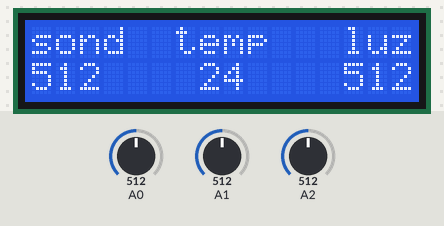
A sketch run on a simulated Arduino Uno, built with avr-gcc and run on an emulated ATmega328P. On the bench: 16×2 character LCD. Inputs (shaded band) come from the test bench; at power-on: A0 = 512, A1 = 512, A2 = 512. What the sketch prints to the serial monitor is not drawn.

Above: at 1.2 s.
1.3 s: A0 set to 716
At 3.2 s:
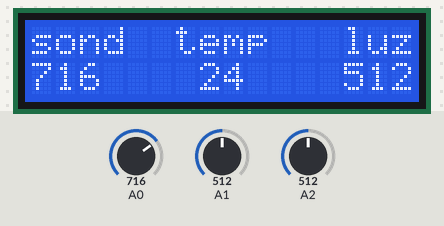
3.5 s: A1 set to 716
At 5.1 s:
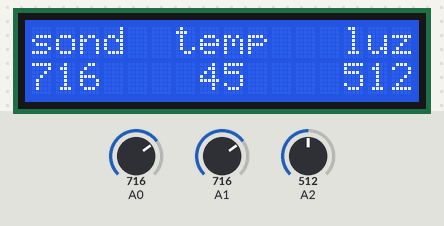
5.5 s: A2 set to 716
At 6.9 s:
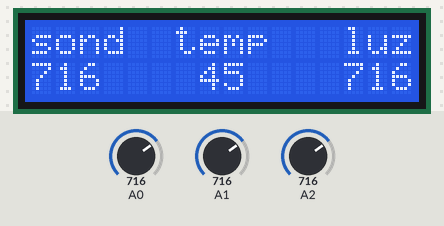
7.5 s: A0 set to 900
At 8.8 s:
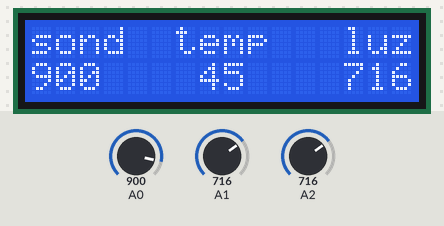
9.6 s: A1 set to 900
At 10.7 s:
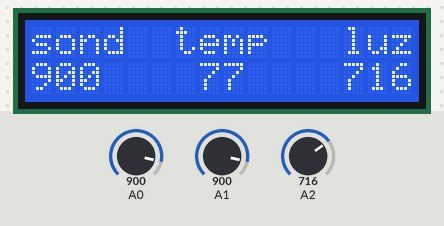
11.6 s: A2 set to 900
At 12.5 s:
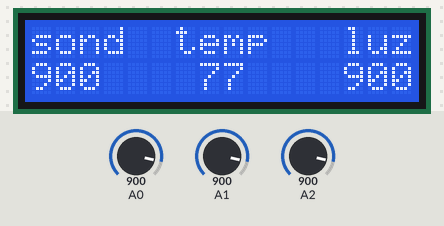
Timing chart, 0 to 14.6 s (numbered marks = the images above; inputs shaded):
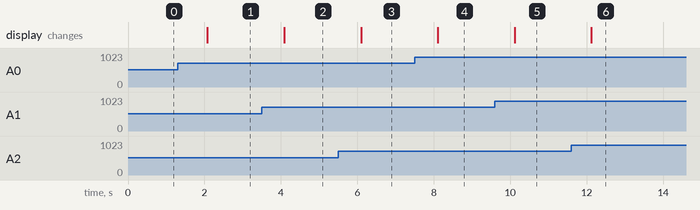

Measured:
- after the input at 1.3 s, the display: changes after 0.78 s (image 1)
- after the input at 3.5 s, the display: changes after 0.59 s (image 2)
- after the input at 5.5 s, the display: changes after 0.60 s (image 3)
- after the input at 7.5 s, the display: changes after 0.61 s (image 4)
- after the input at 9.6 s, the display: changes after 0.52 s (image 5)
- after the input at 11.6 s, the display: changes after 0.53 s (image 6)

The sketch:

Cadena.ino
```cpp
#include <LiquidCrystal.h>
#include <math.h>
#include <time.h>
/*************************************************************/
// Código  que monitorea tres sensores, muetra fecha y hora: //
//  1.- Photoresistor                                        //
//  2.- Thermoresistor                                       //
//  3.- Sensor de Temp Digital                               //
//  Cadena: {fecha,hora,sound,luz,temp,LED1}                 //
/*************************************************************/
/*
FUNCION PARA OBTENER LA FECHA EN MODO TEXTO
Devuelve: DD-MM-AAAA HH:MM:SS
*/

//Crear el objeto LCD con los números correspondientes (rs, en, d4, d5, d6, d7)
LiquidCrystal lcd(8, 9, 4, 5, 6, 7);

double Thermister(int RawADC) {
  double Temp;
  Temp = log(((10240000/RawADC) - 10000));
  Temp = 1 / (0.001129148 + (0.000234125 + (0.0000000876741 * Temp * Temp ))* Temp );
  Temp = Temp - 273.15; // Convert Kelvin to Celcius
  return Temp;
}

// the setup routine runs once when you press reset:
void setup() {
  lcd.begin(16,2);
  Serial.begin(9600);
}

// the loop routine runs over and over again forever:
void loop() {
  int luz    = analogRead(A2);
  int sonido = analogRead(A0);
  int temp   = Thermister(analogRead(A1));

/*********** MUESTREO por LCD *******************************/
  // Cursor en la primera posición de la primera fila
  lcd.setCursor(0,0);
  lcd.print("sond");
  lcd.setCursor(0,1);
  lcd.print(sonido);

  lcd.setCursor(6,0);
  lcd.print("temp");
  lcd.setCursor(7,5);
  lcd.print(temp);

  lcd.setCursor(13,0);
  lcd.print("luz");
  lcd.setCursor(13,1);
  lcd.print(luz);

/******* Muestreo de cadena *********************************/
  Serial.print("DD-MM-YY");Serial.print(";");
  Serial.print("Hra:min:seg");Serial.print(";");
  Serial.print(luz);Serial.print(";");
  Serial.print(sonido);Serial.print(";");
  Serial.print(temp);Serial.println(";");
  //Serial.println("*******************");
  delay(1000);        // delay in between reads for stability
}
```
